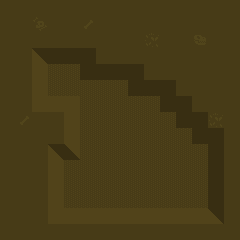

This game map was drawn from its Tiled (.tmx) file and the tilesets committed beside it. A one-line description and the full map source follow:
An orthogonal 15x15 tile map with 16x16 px tiles, 4 tile layers (floor, wall, roof, units).

<map version="1.10" tiledversion="2025.05.05" orientation="orthogonal" renderorder="right-down" width="15" height="15" tilewidth="16" tileheight="16" infinite="0" nextlayerid="6" nextobjectid="1">
 <tileset firstgid="1" source="../../tiles/battle/desert.tsx" />
 <layer id="1" name="floor" width="15" height="15">
  <data encoding="csv">
1,1,1,1,1,1,1,1,1,1,1,1,1,1,1,
1,1,14,1,1,25,1,1,1,1,1,1,1,1,1,
1,1,1,1,1,1,1,1,1,2,1,1,26,1,1,
1,1,52,42,42,42,1,1,1,1,1,1,1,1,1,
1,1,41,53,53,42,42,42,42,1,1,1,1,1,1,
1,1,41,53,53,53,53,53,42,42,42,1,1,1,1,
1,1,41,41,41,53,53,53,53,53,42,42,1,1,1,
1,25,1,1,41,53,53,53,53,53,53,42,42,2,1,
1,1,1,1,41,53,53,53,53,53,53,53,42,42,1,
1,1,1,52,51,53,53,53,53,53,53,53,53,42,1,
1,1,1,41,53,53,53,53,53,53,53,53,53,42,1,
1,1,1,41,53,53,53,53,53,53,53,53,53,42,1,
1,1,1,41,53,53,53,53,53,53,53,53,53,42,1,
1,1,1,41,41,41,41,41,41,41,41,41,41,52,1,
1,1,1,1,1,1,1,1,1,1,1,1,1,1,1
</data>
 </layer>
 <layer id="3" name="wall" width="15" height="15">
  <data encoding="csv">
0,0,0,0,0,0,0,0,0,0,0,0,0,0,0,
0,0,0,0,0,0,0,0,0,0,0,0,0,0,0,
0,0,0,0,0,0,0,0,0,0,0,0,0,0,0,
0,0,0,0,0,0,0,0,0,0,0,0,0,0,0,
0,0,0,0,0,0,0,0,0,0,0,0,0,0,0,
0,0,0,0,0,0,0,0,0,0,0,0,0,0,0,
0,0,0,0,0,53,0,0,0,0,0,0,0,0,0,
0,0,0,0,0,0,0,0,0,0,0,0,0,0,0,
0,0,0,0,0,0,0,0,0,0,0,0,0,0,0,
0,0,0,0,0,0,0,0,0,0,0,0,0,0,0,
0,0,0,0,0,0,0,0,0,0,0,0,0,0,0,
0,0,0,0,0,0,0,0,0,0,0,0,0,0,0,
0,0,0,0,0,0,0,0,0,0,0,0,0,0,0,
0,0,0,0,0,0,0,0,0,0,0,0,0,0,0,
0,0,0,0,0,0,0,0,0,0,0,0,0,0,0
</data>
 </layer>
 <layer id="5" name="roof" width="15" height="15">
  <data encoding="csv">
0,0,0,0,0,0,0,0,0,0,0,0,0,0,0,
0,0,0,0,0,0,0,0,0,0,0,0,0,0,0,
0,0,0,0,0,0,0,0,0,0,0,0,0,0,0,
0,0,0,0,0,0,0,0,0,0,0,0,0,0,0,
0,0,0,0,0,0,0,0,0,0,0,0,0,0,0,
0,0,0,0,0,0,0,0,0,0,0,0,0,0,0,
0,0,0,0,0,0,0,0,0,0,0,0,0,0,0,
0,0,0,0,0,0,0,0,0,0,0,0,0,0,0,
0,0,0,0,0,0,0,0,0,0,0,0,0,0,0,
0,0,0,0,0,0,0,0,0,0,0,0,0,0,0,
0,0,0,0,0,0,0,0,0,0,0,0,0,0,0,
0,0,0,0,0,0,0,0,0,0,0,0,0,0,0,
0,0,0,0,0,0,0,0,0,0,0,0,0,0,0,
0,0,0,0,0,0,0,0,0,0,0,0,0,0,0,
0,0,0,0,0,0,0,0,0,0,0,0,0,0,0
</data>
 </layer>
 <layer id="4" name="units" width="15" height="15">
  <data encoding="csv">
0,0,0,0,0,0,0,0,0,0,0,0,0,0,0,
0,0,0,0,0,0,0,0,0,0,0,0,0,0,0,
0,0,0,0,0,0,0,0,0,0,0,0,0,0,0,
0,0,0,0,0,0,0,0,0,0,0,0,0,0,0,
0,0,0,0,0,0,0,0,0,0,0,0,0,0,0,
0,0,0,0,0,0,0,0,0,0,0,0,0,0,0,
0,0,0,0,0,0,0,0,0,0,0,0,0,0,0,
0,0,0,0,0,0,0,0,0,0,0,0,0,0,0,
0,0,0,0,0,0,0,0,0,0,0,0,0,0,0,
0,0,0,0,0,0,0,0,0,0,0,0,0,0,0,
0,0,0,0,0,0,0,0,0,0,0,0,0,0,0,
0,0,0,0,0,0,0,0,0,0,0,0,0,0,0,
0,0,0,0,0,0,0,0,0,0,0,0,0,0,0,
0,0,0,0,0,0,0,0,0,0,0,0,0,0,0,
0,0,0,0,0,0,0,0,0,0,0,0,0,0,0
</data>
 </layer>
</map>
